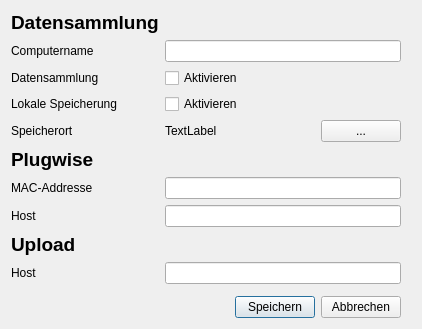
<?xml version="1.0" encoding="UTF-8"?>
<ui version="4.0">
 <class>SettingsDialog</class>
 <widget class="QDialog" name="SettingsDialog">
  <property name="geometry">
   <rect>
    <x>0</x>
    <y>0</y>
    <width>422</width>
    <height>329</height>
   </rect>
  </property>
  <property name="windowTitle">
   <string>Dialog</string>
  </property>
  <layout class="QGridLayout" name="gridLayout_2">
   <item row="1" column="0">
    <layout class="QGridLayout" name="gridLayout">
     <item row="8" column="0">
      <widget class="QLabel" name="label_8">
       <property name="font">
        <font>
         <pointsize>14</pointsize>
         <weight>75</weight>
         <bold>true</bold>
        </font>
       </property>
       <property name="text">
        <string>Upload</string>
       </property>
      </widget>
     </item>
     <item row="10" column="0">
      <spacer name="verticalSpacer">
       <property name="orientation">
        <enum>Qt::Vertical</enum>
       </property>
       <property name="sizeHint" stdset="0">
        <size>
         <width>20</width>
         <height>40</height>
        </size>
       </property>
      </spacer>
     </item>
     <item row="0" column="0">
      <widget class="QLabel" name="label">
       <property name="font">
        <font>
         <pointsize>14</pointsize>
         <weight>75</weight>
         <bold>true</bold>
        </font>
       </property>
       <property name="text">
        <string>Datensammlung</string>
       </property>
      </widget>
     </item>
     <item row="2" column="0">
      <widget class="QLabel" name="label_2">
       <property name="text">
        <string>Datensammlung</string>
       </property>
      </widget>
     </item>
     <item row="2" column="1">
      <widget class="QCheckBox" name="cbActivateDataCollection">
       <property name="text">
        <string>Aktivieren</string>
       </property>
      </widget>
     </item>
     <item row="5" column="0">
      <widget class="QLabel" name="label_6">
       <property name="font">
        <font>
         <pointsize>14</pointsize>
         <weight>75</weight>
         <bold>true</bold>
        </font>
       </property>
       <property name="text">
        <string>Plugwise</string>
       </property>
      </widget>
     </item>
     <item row="3" column="0">
      <widget class="QLabel" name="label_3">
       <property name="text">
        <string>Lokale Speicherung</string>
       </property>
      </widget>
     </item>
     <item row="3" column="1">
      <widget class="QCheckBox" name="cbActivateLocalStorage">
       <property name="text">
        <string>Aktivieren</string>
       </property>
      </widget>
     </item>
     <item row="4" column="0">
      <widget class="QLabel" name="label_4">
       <property name="text">
        <string>Speicherort</string>
       </property>
      </widget>
     </item>
     <item row="7" column="0">
      <widget class="QLabel" name="label_7">
       <property name="text">
        <string>Host</string>
       </property>
      </widget>
     </item>
     <item row="7" column="1">
      <widget class="QLineEdit" name="lPlugwiseHost"/>
     </item>
     <item row="9" column="0">
      <widget class="QLabel" name="label_9">
       <property name="text">
        <string>Host</string>
       </property>
      </widget>
     </item>
     <item row="9" column="1">
      <widget class="QLineEdit" name="lUpstreamHost"/>
     </item>
     <item row="11" column="1">
      <layout class="QHBoxLayout" name="horizontalLayout">
       <item>
        <spacer name="horizontalSpacer_2">
         <property name="orientation">
          <enum>Qt::Horizontal</enum>
         </property>
         <property name="sizeHint" stdset="0">
          <size>
           <width>40</width>
           <height>20</height>
          </size>
         </property>
        </spacer>
       </item>
       <item>
        <widget class="QPushButton" name="btSave">
         <property name="text">
          <string>Speichern</string>
         </property>
        </widget>
       </item>
       <item>
        <widget class="QPushButton" name="btCancel">
         <property name="text">
          <string>Abbrechen</string>
         </property>
        </widget>
       </item>
      </layout>
     </item>
     <item row="6" column="0">
      <widget class="QLabel" name="label_5">
       <property name="text">
        <string>MAC-Addresse</string>
       </property>
      </widget>
     </item>
     <item row="7" column="2">
      <spacer name="horizontalSpacer">
       <property name="orientation">
        <enum>Qt::Horizontal</enum>
       </property>
       <property name="sizeHint" stdset="0">
        <size>
         <width>40</width>
         <height>20</height>
        </size>
       </property>
      </spacer>
     </item>
     <item row="4" column="1">
      <layout class="QHBoxLayout" name="horizontalLayout_2">
       <item>
        <widget class="QLabel" name="lLocalStorage">
         <property name="minimumSize">
          <size>
           <width>150</width>
           <height>0</height>
          </size>
         </property>
         <property name="text">
          <string>TextLabel</string>
         </property>
        </widget>
       </item>
       <item>
        <widget class="QPushButton" name="btSelectPath">
         <property name="text">
          <string>...</string>
         </property>
        </widget>
       </item>
      </layout>
     </item>
     <item row="6" column="1">
      <widget class="QLineEdit" name="lMacAddress"/>
     </item>
     <item row="1" column="0">
      <widget class="QLabel" name="label_10">
       <property name="text">
        <string>Computername</string>
       </property>
      </widget>
     </item>
     <item row="1" column="1">
      <widget class="QLineEdit" name="lComputerName"/>
     </item>
    </layout>
   </item>
  </layout>
 </widget>
 <resources/>
 <connections/>
</ui>
